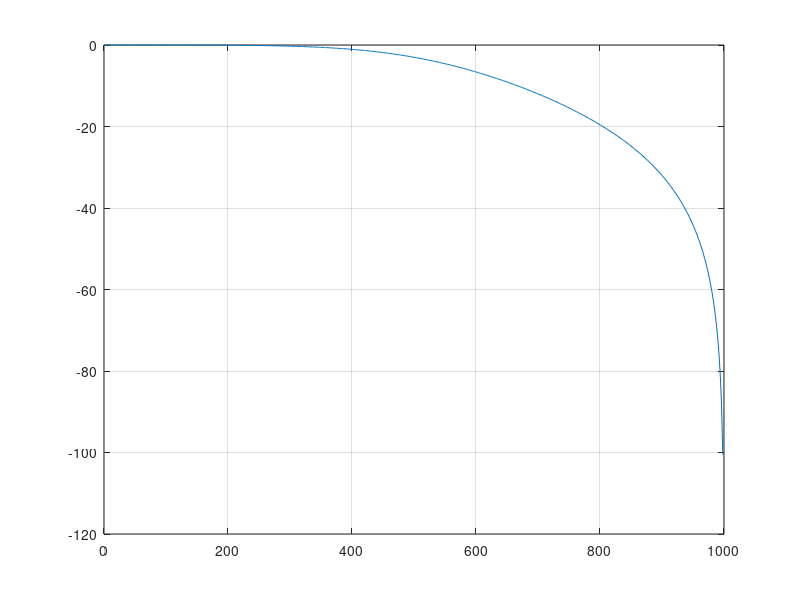
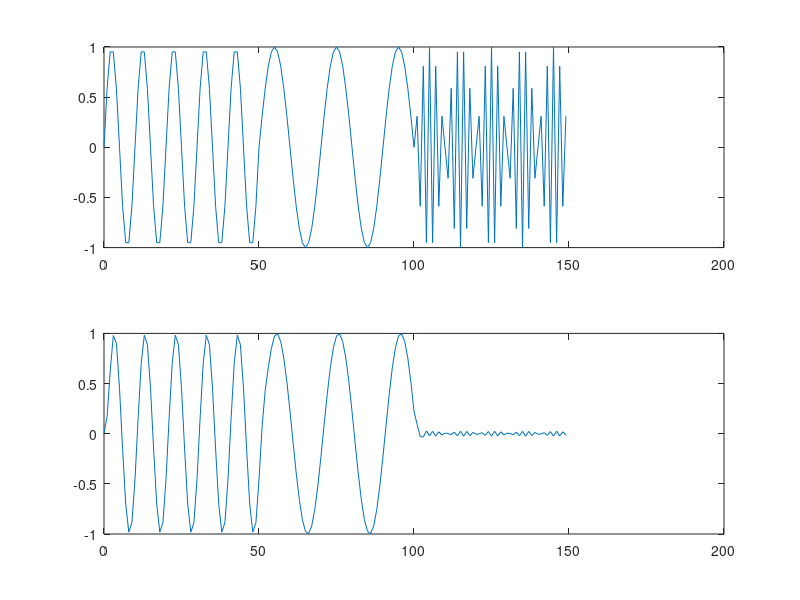

The MATLAB source for these figures, in order:
%BUTTERWORTH HIGH PASS FILTER
clc;
clear all;
close all;
fc=500; 
fs=2000;
N=2;
wn=2*fc/fs;
[b,a]=butter(N,wn);
 
%graph

[h,c]=freqz(b,a,512,fs);
m=20*log10(abs(h));

figure(1);
plot(c,m);
 grid;
%verification
f1=200;
f2=100;
f3=900;
p=50;
n=0:49;
t=0:(3*p)-1;
x1=sin(2*pi*f1*n/fs);
x2=sin(2*pi*f2*n/fs);
x3=sin(2*pi*f3*n/fs);
x=[x1 x2 x3];
y=filter(b,a,x);
figure(2);
subplot(2,1,1);plot(t,x);
subplot(2,1,2);plot(t,y);








